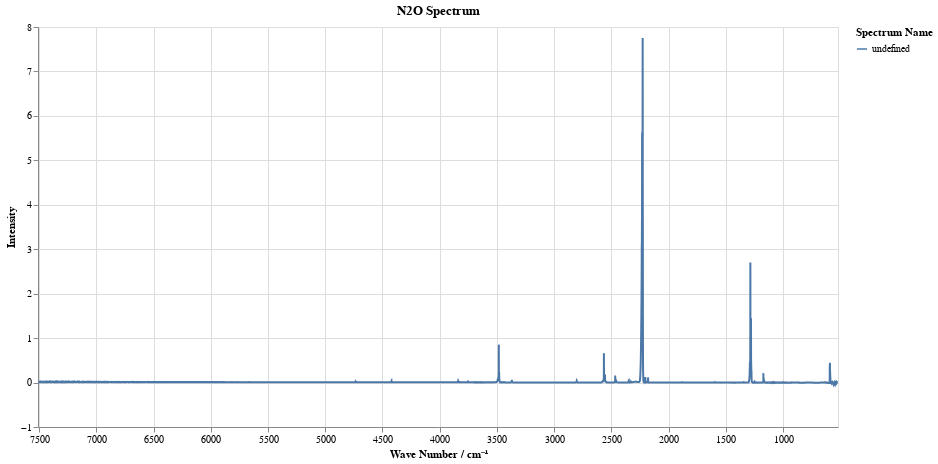

The cell this chart's notebook holds for it:
### Code cell
Spectrum = spec_tools.Spectrum.from_csv("shee2.csv",sep=";",comma=",")

Spectrum.plot_spectrum(title="N2O Spectrum",interactive=True)

#Spectrum.name = "N2O Neon (molarity)"

### Figure 1 — Vega-Lite specification as saved in the notebook (floating-point values rounded to 4 significant figures; data arrays with more than 128 entries replaced by an {"elided": "..."} marker saying what was removed)
{"config": {"view": {"continuousWidth": 300, "continuousHeight": 300}}, "data": {"name": "data-1576f9aa0beb2c8c991e85dd03788098"}, "mark": {"type": "line"}, "encoding": {"color": {"field": "legend", "legend": {"title": "Spectrum Name"}, "type": "nominal"}, "x": {"axis": {"format": "0.0f"}, "field": "x", "scale": {"domain": [520.0, 7510.0]}, "sort": "descending", "title": "Wave Number / cm⁻¹", "type": "quantitative"}, "y": {"field": "y", "title": "Intensity", "type": "quantitative"}}, "height": 400, "params": [{"name": "param_10", "select": {"type": "interval"}, "bind": "scales"}], "title": "N2O Spectrum", "width": 800, "$schema": "https://vega.github.io/schema/vega-lite/v5.20.1.json", "datasets": {"data-1576f9aa0beb2c8c991e85dd03788098": {"elided": "57816 records"}}}
